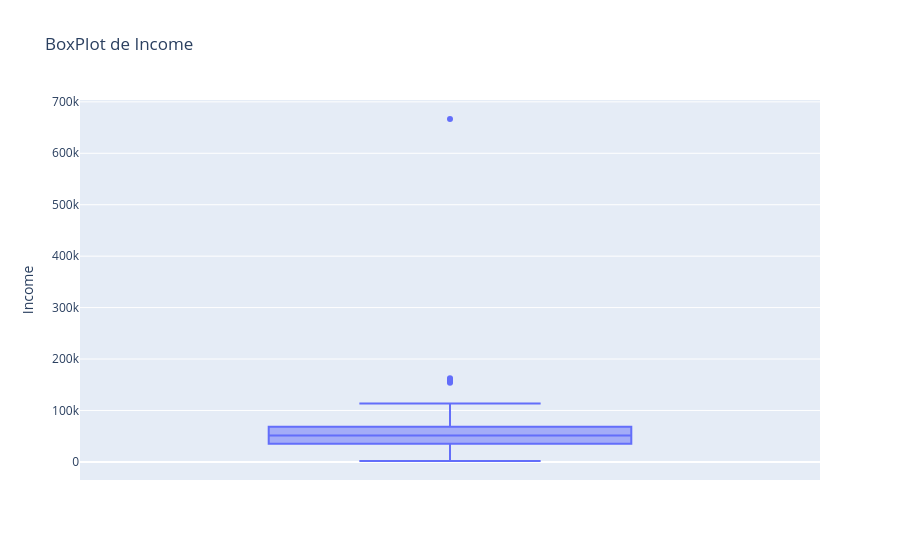

Write notebook code for a chart like this one.
### Markdown cell above
### Verificando Outliers:

### Code cell
fig = px.box(df, y='Income', title='BoxPlot de Income')
fig.show()

### Figure 1 — Plotly figure (JSON) as saved in the notebook; plotly's stock layout.template omitted (floating-point values rounded to 4 significant figures; data arrays with more than 128 entries replaced by an {"elided": "..."} marker saying what was removed)
{"data": [{"alignmentgroup": "True", "hovertemplate": "Income=%{y}<extra></extra>", "legendgroup": "", "marker": {"color": "#636efa"}, "name": "", "notched": false, "offsetgroup": "", "orientation": "v", "showlegend": false, "type": "box", "x0": " ", "xaxis": "x", "y": {"elided": "2240 float values"}, "y0": " ", "yaxis": "y"}], "layout": {"boxmode": "group", "legend": {"tracegroupgap": 0}, "title": {"text": "BoxPlot de Income"}, "xaxis": {"anchor": "y", "domain": [0, 1]}, "yaxis": {"anchor": "x", "domain": [0, 1], "title": {"text": "Income"}}}}
